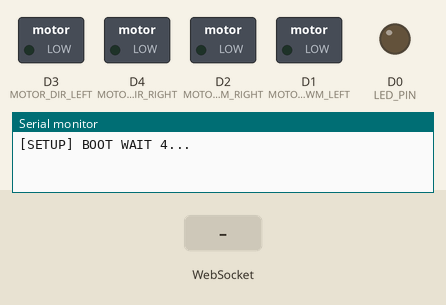
Recording of a sketch running on a simulated ESP8266 (NodeMCU). Parts: switched loads named in the sketch (green lamp = pin HIGH), output pins drawn as LEDs (lit = HIGH), the last lines printed to the serial monitor. Inputs (shaded band) come from the test bench. Storage starts empty.

Above: at 0.1 s.
At 5.2 s:
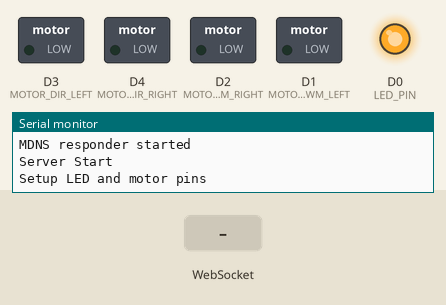
5.3 s: WebSocket text "#" received
At 6.3 s:
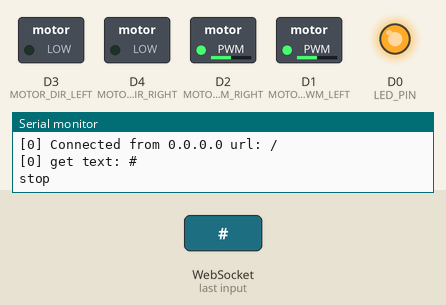
6.8 s: WebSocket text "F" received
8.3 s: WebSocket text "B" received
Timing chart, 0 to 11.3 s (numbered marks = the images above; inputs shaded):
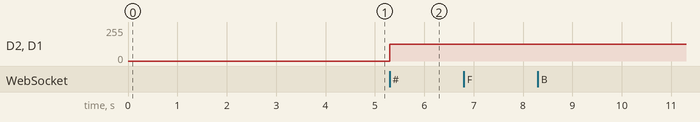

Measured:
- after the input at 5.3 s, D2 (MOTOR_PWM_RIGHT), D1 (MOTOR_PWM_LEFT): 0/255 → 127/255 at once

The sketch:

wireless_motor_gui_AP.ino
```cpp
/*
  Wireless Motor Control, with ESP as Access Point

  Usage:
    Connect phone or laptop to "ESP Whee" wireless network
    Go to 192.168.4.1.
    A webpage with four buttons should appear. Click them to move the robot.

  Installation:
    In Arduino, go to Tools > ESP8266 Sketch Data Upload to upload the files from ./data to the ESP
    Then, in Arduino, compile and upload sketch to the ESP

  Requirements:
    Arduino support for ESP8266 board
      In Arduino, add URL to Files > Preferences > Additional Board Managers URL.
      See https://learn.sparkfun.com/tutorials/esp8266-thing-hookup-guide/installing-the-esp8266-arduino-addon

    Websockets library
      To install, Sketch > Include Library > Manage Libraries... > Websockets > Install
      https://github.com/Links2004/arduinoWebSockets

    ESP8266FS tool
      To install, create "tools" folder in Arduino, download, and unzip. See
      https://github.com/esp8266/Arduino/blob/master/doc/filesystem.md#uploading-files-to-file-system


  Note that one of the motor pins overlaps with LED pin D4, so when the left wheel is going CW, the LED light close the ESP chip will turn on
  Note that we opted to swap the motor wires on the right motor so that LOW is backwards for both motors

  We define arbitrarily Left CW = backwards

  Hardware:
  * NodeMCU Amica DevKit Board (ESP8266 chip)
  * Motorshield for NodeMCU
  * 2 motors + 2 wheels + motor chassis with caster
  * Left motor connected to D3 (BLK/A- and RED/A+ on the shield)
  * Right motor connected to D4, with wires swapped (RED/B- and BLK/B+ on the shield)

  modified Nov 2016
  Nancy Ouyang
*/

#include <Arduino.h>

#include <ESP8266WiFi.h>

#include <WebSocketsServer.h>
#include <ESP8266WebServer.h>

#include <ESP8266mDNS.h>
#include <FS.h>

const int LED_PIN = D0;

const int MOTOR_PWM_LEFT = D1;
const int MOTOR_PWM_RIGHT = D2;

const int MOTOR_DIR_LEFT = D3;
const int MOTOR_DIR_RIGHT = D4;

#define MOTOR_BACK LOW
#define MOTOR_FWD HIGH


// WiFi parameters
const char* ssid = "ESP Whee";
const char* password = "my_password";

ESP8266WebServer server = ESP8266WebServer(80);
WebSocketsServer webSocket = WebSocketsServer(81);

String html_home;
String css_style;

void setup() {
    WiFi.softAP(ssid, password);

    Serial.begin(115200);

    setupServer();

    setupPins();
}

void loop() {
    webSocket.loop();
    server.handleClient();
}


//
// Movement Functions //
//

int stop() {
  //digitalWrite(LED_PIN, HIGH);
  Serial.println("stop");
  analogWrite(MOTOR_PWM_LEFT, 512);
  analogWrite(MOTOR_PWM_RIGHT, 512);
}

int forward() {
  //digitalWrite(LED_PIN, LOW);
  Serial.println("forward");
  digitalWrite(MOTOR_DIR_LEFT, MOTOR_FWD);
  digitalWrite(MOTOR_DIR_RIGHT, MOTOR_FWD);

  analogWrite(MOTOR_PWM_LEFT, 1023);
  analogWrite(MOTOR_PWM_RIGHT, 1023);
}

int backward() {
  Serial.println("backward");
  digitalWrite(MOTOR_DIR_LEFT, MOTOR_BACK);
  digitalWrite(MOTOR_DIR_RIGHT, MOTOR_BACK);

  analogWrite(MOTOR_PWM_LEFT, 0);
  analogWrite(MOTOR_PWM_RIGHT, 0);
}

int left() {
  Serial.println("left");
  digitalWrite(MOTOR_DIR_LEFT, MOTOR_BACK);
  digitalWrite(MOTOR_DIR_RIGHT, MOTOR_FWD);

  analogWrite(MOTOR_PWM_LEFT, 0);
  analogWrite(MOTOR_PWM_RIGHT, 1023);
}

int right() {
  Serial.println("right");
  digitalWrite(MOTOR_DIR_LEFT, MOTOR_FWD);
  digitalWrite(MOTOR_DIR_RIGHT, MOTOR_BACK);

  analogWrite(MOTOR_PWM_LEFT, 1023);
  analogWrite(MOTOR_PWM_RIGHT, 0);
}


//
// Setup Methods //
//
void prepareFile() {

    Serial.println("Prepare file system");
    SPIFFS.begin();

    File file = SPIFFS.open("/controls.html", "r");
    if (!file) {
        Serial.println("HTML file open failed");
    }
    else {
        Serial.println("HTML file open success");

        html_home = "";
        while (file.available()) {
            //Serial.write(file.read());
            String line = file.readStringUntil('\n');
            html_home += line + "\n";
        }
        file.close();

        //Serial.print(html_home);
    }

    File css_file = SPIFFS.open("/style.css", "r");
    if (!css_file) {
        Serial.println("CSS file open failed");
    }
    else {
        Serial.println("CSS file open success");

        css_style = "";
        while (css_file.available()) {
            //Serial.write(file.read());
            String line = css_file.readStringUntil('\n');
            css_style += line + "\n";
        }
        css_file.close();

        //Serial.print(html_home);
    }


}

//
// Setup //
//

void setupPins() {
    // setup LEDs and Motors
    Serial.println("Setup LED and motor pins");
    pinMode(LED_PIN, OUTPUT);    //Pin D0 is LED
    digitalWrite(LED_PIN, HIGH); //Initial state is HIGH (OFF)

    pinMode(MOTOR_PWM_LEFT, OUTPUT);
    pinMode(MOTOR_DIR_LEFT, OUTPUT);
    pinMode(MOTOR_PWM_RIGHT, OUTPUT);
    pinMode(MOTOR_DIR_RIGHT, OUTPUT);

    digitalWrite(MOTOR_PWM_LEFT, HIGH); //Initial state is HIGH (OFF)
    digitalWrite(MOTOR_PWM_RIGHT, HIGH); //Initial state is HIGH (OFF)

    // Set initial speed to 0
    analogWrite(MOTOR_PWM_LEFT, 0);
    analogWrite(MOTOR_PWM_RIGHT, 0);
}

void setupServer() {
    for(uint8_t t = 4; t > 0; t--) {
        Serial.printf("[SETUP] BOOT WAIT %d...\n", t);
        Serial.flush();
        delay(1000);
    }

    // read the html code to html_homes
    prepareFile();


    IPAddress myIP = WiFi.softAPIP();
    Serial.print("AP IP address: ");
    Serial.println(myIP);

    // start webSocket server
    webSocket.begin();
    webSocket.onEvent(webSocketEvent);

    if(MDNS.begin("esp8266")) {
        Serial.println("MDNS responder started");
    }

    // handle index
    server.on("/", []() {
        // send home.html
        server.send(200, "text/html", html_home);
    });

    server.on("/style.css", []() {
        // send home.html
        server.send(200, "text/css", css_style);
    });

    server.begin();

    // Add service to MDNS
    MDNS.addService("http", "tcp", 80);
    MDNS.addService("ws", "tcp", 81);

    Serial.printf("Server Start\n");
}


void webSocketEvent(uint8_t num, WStype_t type, uint8_t * payload, size_t lenght) {

    switch(type) {
        case WStype_DISCONNECTED:
            Serial.printf("[%u] Disconnected!\n", num);
            break;
        case WStype_CONNECTED:
        {
            IPAddress ip = webSocket.remoteIP(num);
            Serial.printf("[%u] Connected from %d.%d.%d.%d url: %s\n", num, ip[0], ip[1], ip[2], ip[3], payload);

            // send message to client
            webSocket.sendTXT(num, "Connected");
            break;
        }
        case WStype_TEXT:
            Serial.printf("[%u] get text: %s\n", num, payload);

            if (payload[0] == '#') {
                if(payload[1] == 'F') {
                  forward();
                }
                else if(payload[1] == 'B') {
                  backward();
                }
                else if(payload[1] == 'L') {
                  left();
                }
                else if(payload[1] == 'R') {
                  right();
                }
                else {
                  stop();
                }
            }

            break;
    }
}
```
